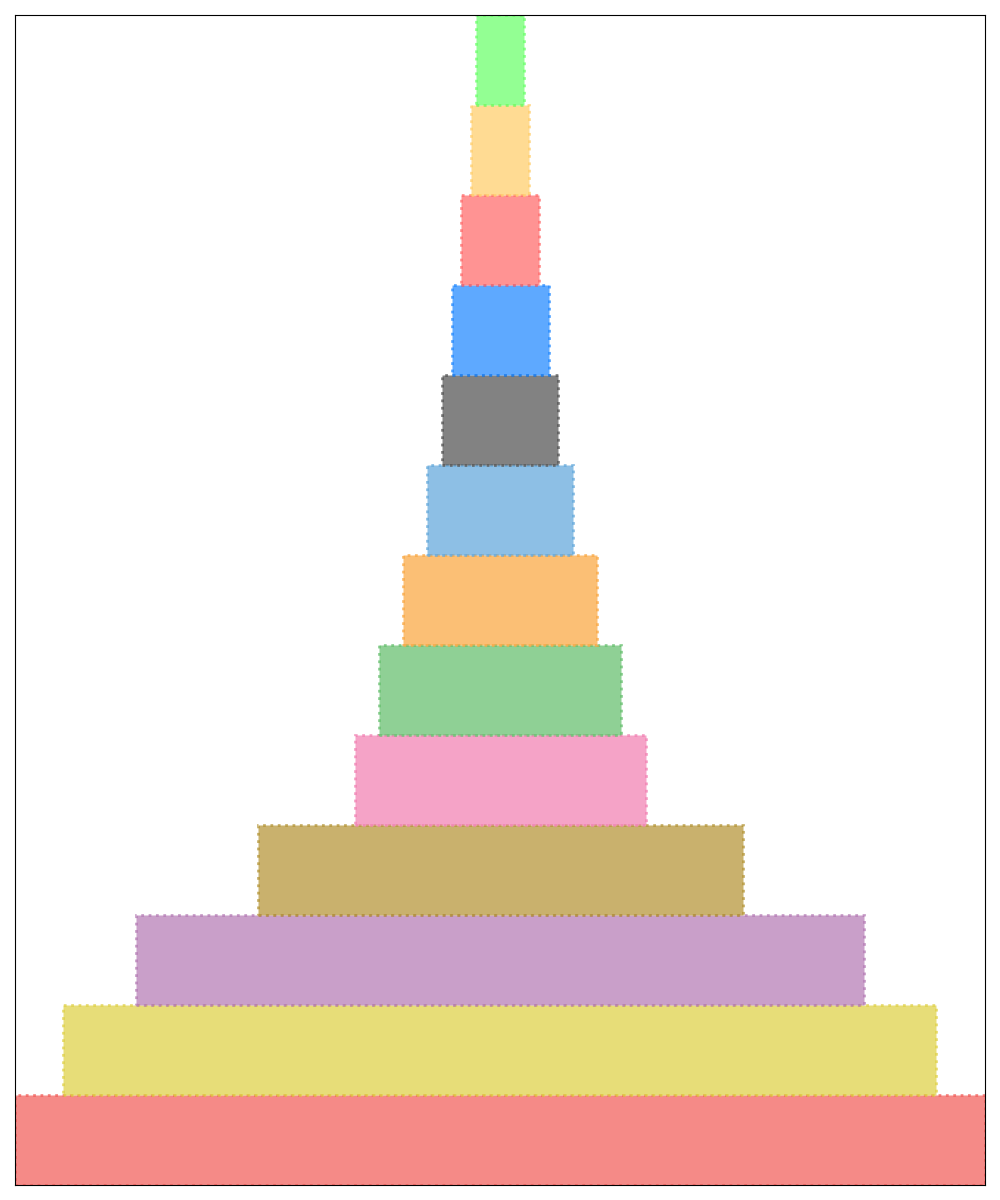

This figure's Python source:
import matplotlib.pyplot as plt
from matplotlib.patches import Rectangle
import numpy as np

values = [10000, 9000, 7500, 5000, 3000, 2500, 2000, 1500, 1200, 1000, 800, 600, 500]

colors = ['#F15854', '#DECF3F', '#B276B2', '#B2912F', '#F17CB0', '#60BD68',
          '#FAA43A', '#5DA5DA', '#4D4D4D', '#1A85FF', '#FF6666', '#FFCC66', '#66FF66']

fig, ax = plt.subplots(figsize=(10, 12))

y_start = 0

for i, (value, color) in enumerate(zip(values, colors)):
    width = value / float(max(values))
    left = (1 - width) / 2

    rect = Rectangle((left, y_start), width, 1, color=color, alpha=0.7, linestyle='dotted', linewidth=2)
    ax.add_patch(rect)

    y_start += 1

ax.set_xlim(0, 1)
ax.set_ylim(0, len(values))
ax.set_yticks([])
ax.set_xticks([])

ax.yaxis.grid(False)

plt.tight_layout()
plt.show()
